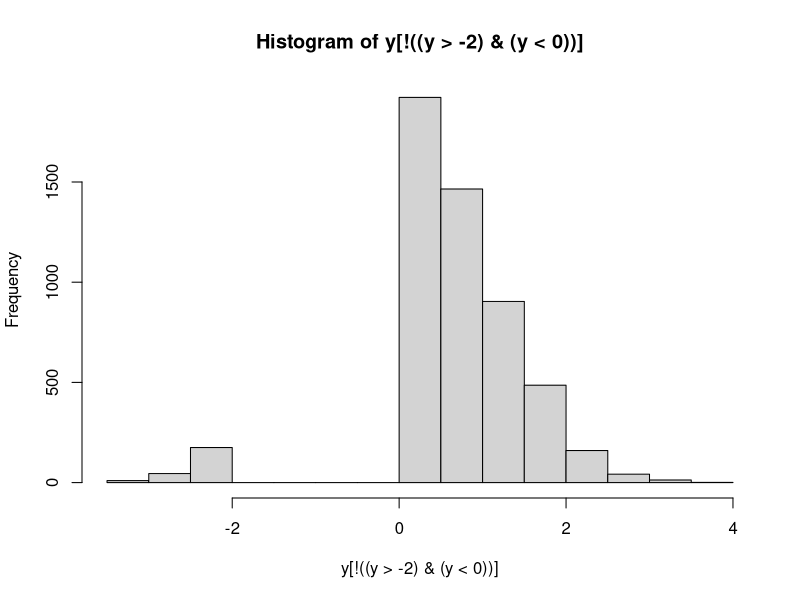

Write R code to recreate this figure. (Note: this script raises an error after producing the figure.)
#' @title Tutorial 2: More on Vectors, Data Frames, and Functions
#'
#' @author David M. Goehring 2004
#' @author Juliet R.C. Pulliam 2008, 2009
#' @author Steve Bellan 2010, 2012
#'
#' Clinic on Meaningful Modeling of Epidemiological Data
#' International Clinics on Infectious Disease Dynamics and Data Program
#' African Institute for Mathematical Sciences, Muizenberg, Cape Town, RSA
#'
#' @license Some Rights Reserved,
#' CC BY-NC 4.0 (https://creativecommons.org/licenses/by-nc/4.0/)
#' Last updated by Carl A. B. Pearson, June 2024
#'
#' @description
#' By the end of this tutorial you should:
#' * Be able to retrieve useful subsets of your data
#' * Understand more about data frames
#' * Know the methods and uses of logical values in R
#' * Be able to generate and use factors
#' * Know how to write your own generic functions
#'
#' @section A. Accessing Vector Elements
#'
#' @subsection Beyond Numbers: Relational and Logical Operations in R
#'
#' So far everything you have done in R has involved numbers or
#' vectors of numbers. To properly exploit R’s complexity, you need to
#' become familiar with relational and logical operations in R.
#'
#' Relational operations work just like numerical operations, in terms
#' of how they are processed. Return for a moment to our first
#' calculation from the last tutorial, an addition problem:

3 + 4

#' The analogous calculation of a single relational operation is
#' something like

5 > 4

#' "Is 5 greater than 4?” Yes. And R tells you that this is a TRUE
#' statement. Or,

1 + 1 < 1

#' Makes sense, right?
#'
#' The greater-than, >, and less-than, <, symbols are
#' straightforward. Similarly, R has greater-than-or-equal-to and
#' less-than-or-equal-to symbols, >= and <=, respectively.
#'
#' Slightly less intuitive are the relational operators for equality,
#' ==, and inequality, !=. Try

x <- 4

x == 1 + 3

y <- x != 4

#' This last example demonstrates that variables can hold logical
#' values. These relational operators also operate on logical values,
#' as in,

y == FALSE

#' Logical operations are operations that only make sense when
#' performed on TRUE and FALSE values. These will likely be familiar
#' to you, the central operations being AND, OR, and NOT.
#'
#' The operators used in R are standard: &, |, and !,
#' respectively. Let’s see them in action:

!TRUE
to_be <- FALSE
to_be | !to_be
FALSE & (TRUE | FALSE)

#' By combining logical and relational operations, we can make complex
#' inquiries about values.
#'
#' Hands off the keyboard! Pick up a writing implement…
#'
#' a <- TRUE != (4 > 3)
#' b <- a | 1 + 1 == 4 - 2
#' c <- !FALSE & (log(Inf) == Inf + 1)
#'
#' What do a, b & c equal?  Now execute the commands and compare
#' your answers.



#' Note that R has special values for infinity (Inf), not-a-number
#' (NaN), and not-applicable, NA. These generally behave sensibly – a
#' mathematical operation on not-a-number is obviously not a number as so is
#' returned as NaN. Things are less simple when using logical and relational
#' operators. Consider 4 != NaN. In one respect, the answer perhaps
#' should be TRUE; that is, 4 definitely isn’t equal to
#' not-a-number. But, striving for consistency, R returns NA, much as
#' it would for a mathematical operation. Even worse is the situation

x <- NaN
x == NaN

#' You might think that this is a reasonable test for whether x has a
#' numerical value, but it won’t work for the same reason mentioned above.
#' In general, keep this trickiness in mind and remember there is a special
#' function is.nan() for determining whether x is defined as not-a-number:

is.nan(x)

#' There is also a special function is.finite() for determining whether
#' x is a valid (finite) number:

is.finite(x)

#' This is all getting thrown at you in very quick succession,
#' especially if you do not have much experience programming in other
#' languages. It is worth noting that information about these
#' operations can be pulled up at any time by typing help("&”) or
#' help(">”) or the using help() function with any of the other
#' symbols used in these operations.
#'
#' @subsection Vectors of Logical Values
#'
#' As a shorthand, TRUE and FALSE can be entered as T and F. This
#' allows for rapid entry of vectors of logical values, for example:

logical_vec <- c(TRUE, TRUE, FALSE, TRUE)
logical_vec

#' Unfortunately, and rather inexplicably, T and F cab be reassigned
#' to any arbitrary values. This will render most code utterly
#' unpredictable. So, never, never, never do this:

T <- 4 # REALLY BAD, BUT NO ERROR IS PRODUCED

#' And, if you ever do something like this (though you shouldn’t!),
#' make sure you quickly do this:

rm(T) ## which will set T (or F) back to its default logical value.

#' Aside: to ensure your code is robust, we recommend always spelling out
#' TRUE and FALSE for logical values. If you have a library like `lintr`
#' installed, you can use it to check your code `lintr::lint("your_code.R")`
#'
#' Relational or logical operations also act on vectors to produce
#' vectors of logical values, as in,

x <- rnorm(10)
x < 0
y <- (x > -.5) & (x < .5)
!y

#' This will be especially handy when we look at the concept of
#' indexing, below.
#'
#' @subsection Generating Sequences
#'
#' There are many occasions in R when you need a patterned sequence of
#' numbers. As mentioned in the previous tutorial, most counting can
#' be accomplished by use of the seq() function. If you haven’t
#' already done so, it is worth taking a look at the help-file on
#' seq() because it has a few arguments that can make your life
#' easier.

?seq

#' For example, seq() can generate a vector of a certain length
#' between certain endpoints by typing

x <- seq(0, 1, length.out = 20)

#' giving you a vector of length 20 between 0 and 1; to confirm this, type

length(x)

#' A very common need in R is to generate vectors with an interval of
#' 1 between each element. R has a shorthand for this using the colon
#' notation, as follows:

y <- 5:10

#' This generates a vector that counts from 5 to 10, inclusive. Note that
#' : is generally treated first in the order of operations.
#'
#' Don’t underestimate the value of the colon notation.  Even for
#' typing a vector of length 2, like "(1,2)” or "(2,1),” using the c
#' function to generate the vector is pretty tedious (e.g., c(1,2)).
#' These vectors can be generated in three quick characters by typing
#' 1:2 or 2:1, respectively.  I will also point your attention to the
#' rep() function, for repeating sequences, which can also save time.
#'
#' @subsection Indexing
#'
#' R has an incredibly useful way of accessing items from a
#' data set. Each item in a data set has its own index, or numbered
#' location, in the object’s structure. Square brackets are used to
#' extract an item or items from a data set, but it is crucial to
#' understand that there are two completely distinct ways in which
#' brackets are used to access items. I will consider the two methods
#' for accessing a vector of length n in turn below.
#'
#' The first option: Logical
#' Requirements: Logical vector of length n
#' Use it for: Finding a subset of data based on a rule
#'
#' Logical indexing works as if you’ve asked your indexing vector the
#' question, "Do you want this item?” for each of the items in the
#' vector.

x <- 1:5

x[c(TRUE, FALSE, FALSE, FALSE, TRUE)]

#' If we combine this logical indexing with the relational and logical
#' operators you learned above, we have an exceptionally powerful tool
#' to retrieve data that meet any set of criteria.

y <- rnorm(10000)

hist(y[!((y > -2) & (y < 0))])

#' I will give more insight below when I discuss indexing data
#' frames. Stay tuned.

#' In any operation in R, vectors will be automatically repeated until
#' they reach the necessary length for the operation to make
#' sense. For example, note the results of

1:6 + 1:2

#' The same repetition holds for logical vectors. For this reason, you should
#' be very cautious using operations on vectors that differ in length.
#'
#' The second option: Numerical
#' Requirements: Value or vector of any length with values
#' (1 to n) OR (-n to -1)
#' Use it for: Single item retrieval or shuffling, sorting, and repeating
#'
#' Accessing single items with brackets and a single index should be
#' straightforward

x <- 3 * (0:5)
x[4]

#' One tedious way of creating a new vector of values from a vector’s
#' elements would be

c(x[2], x[3], x[4]) #TEDIOUS

#' So R makes it much easier by allowing a vector of indices to
#' generate a vector.  Thereby, the command above becomes

x[2:4]

#' There is nothing preventing you from accessing any element any
#' number of times.

x[c(2, 2, 2, 5, 5, 5)]

#' Additionally, R allows you to use negative indices, indicating
#' which items you want to exclude, as in,

x[c(-1, -6)]

#' This is fine and productive as long as you remember never to mix
#' negative and positive indices – R will not know what you want it to
#' do:

x[c(-1, 4)] # BADCODE

#' @subsection Sorting
#'
#' In Tutorial 1, you were introduced to the sort() function, which is
#' handy.
#'
#' Now that you have been introduced to indexing, you may have an
#' inkling of how much more powerful the sorting functions of R can
#' become.
#'
#' As an introduction, let’s say you have a 4-element vector,

my_vector <- 5:8

#' Using numerical indexing, we can manually re-order this vector by
#' calling each of its indices once in our preferred order, for
#' example

my_vector[c(2, 3, 4, 1)]

#' or, for a quick reversal

my_vector[4:1]

#' Now, manually generating the vector of indices is not monumentally
#' useful, which is where the function order() comes in. As a
#' demonstration, imagine we have a vector of student names and a
#' corresponding vector of student heights (in meters).

student_names <- c(
  "Dario", "Hloniphile", "Steve", "Innocent", "Abigail", "Cynthia"
)

student_heights <- rnorm(6, 1.7, .12)

#' What we definitely don’t want to do is to perform sort() on each of
#' these vectors independently. This will eliminate the pairing of the
#' name to the height. So how can we sort one vector and have the
#' other vector align correctly? Try order() on the names,

order(student_names)

#' Note that it returns the indices in the right order, not the values
#' themselves.
#'
#' From what you learned above, you know it is now an easy matter to
#' sort both of our vectors, as follows,

student_names[order(student_names)] # same effect as sort()
student_heights[order(student_names)]

#' And, obviously, sorting the names by the heights is exactly
#' analogous, and it will make for a pretty plot

barplot(
  student_heights[order(student_heights)],
  names.arg = student_names[order(student_heights)],
  ylab = "Height (m)", main = "Student Heights"
)

#' I have conveniently skipped over an important concept, because R
#' handles it fairly intuitively, but I want to mention the
#' terminology. The variable student_names and the results of ls(), for
#' example, are called vectors of strings, or character arrays. R
#' handles them conveniently, so we don’t need to worry too much about
#' them, but knowing the terminology will improve your understanding
#' of R's in-line help documents.
#'
#' @section B. Data Frames, Redux
#'
#' Before we cover advanced topics of data frames, I wanted to point out the
#' function data.frame(), which puts data together to form data
#' frames. This is a key alternative to using the prefab data frames
#' that you used in last week’s assignment.
#'
#' First I want to generate a vector of student class-years to
#' correspond to the student_names before creating a data frame (Freshmen
#' as 1, Sophomores as 2, etc.).

student_years <- c(4, 2, 2, 3, 1, 3)

#' Now making a data frame is easy (each argument will just add more
#' columns to the data), the only trick being that we have to assign
#' the constructed data frame to a variable, as follows:

student_df <- data.frame(student_names, student_heights, student_years)
student_df

#' Voila! Your own data frame.
#'
#' You may want to have better column headings than the redundant variable
#' names. There are various options to accomplish this. One option is
#' to use the names() function with assignment notation. Let’s take a look:

names(student_df)

#' What we see is a vector of strings corresponding to the current column
#' names. We can change these by assigning replacement strings to the
#' indexed values or by substituting our own vector of strings.

names(student_df) <- c("names", "heights", "years")
student_df

#' If we think that "years" is ambigous and might be confused with a student's
#' age, we could rename just that column using numerical indexing, e.g.:

names(student_df)[3] <- "class.years"
student_df

#' There is also a similar option, row.names() to access and modify the
#' the row names. By default, the row names are a series of integers indicating
#' the row number:

row.names(student_df)

#' The assignments above are the first of many examples in R that seem
#' to defy logic: it seems as though we’re assigning something to a
#' function, which shouldn’t make sense because a function isn’t a
#' variable. In fact, you can think of the functions names() and
#' row.names() as "access functions” – they do not perform an action,
#' but merely grant access to a property of the argument variable, and
#' this is why we can make assignments of the sort seen above.
#'
#' @subsection Indexing data frames
#'
#' As with vectors, brackets and logical or numerical vectors are still
#' the way to access data frames, but with a slight complication,
#' because data frames are multidimensional. The solution (which also
#' holds for matrices, etc.) is to separate the two dimensions with a
#' comma. R treats the first entry as the row number and the second
#' entry as the column number; thus, to access the second column of
#' the fourth row, type

student_df[4, 2]

#' Or the second column of the last three rows,

student_df[4:6, 2]

#' There are two further complications.
#'
#' To access an entire row or entire column, leave the index blank, as
#' in,

student_df[, 1] # FIRST COLUMN
student_df[3, ] # THIRD ROW
student_df[, ] # ENTIRE FRAME, equivalent to "student_df"

#' The only other complication is the ability to enter the names() or
#' row.names() as indices:

student_df["4", ]
student_df[, "class.years"]

#' Putting all of this together, we can quickly generate subsets of
#' our data. For example, we can create a data frame that includes
#' only the students with height greater than the mean height:

tall_students <- student_df[student_df$height > mean(student_df$height), ]
tall_students

#' Or sort our data by various aspects:

student_df[order(student_df$class.years), ]

#' @subsection Introduction to factors
#'
#' When performing statistical analyses, we often want R to look at a
#' set of data and compare groups within the data to one another. For
#' example, you have the data frame containing data on students in a
#' course. There are columns of data representing the students' heights
#' and class.years. How can you look at the means of height by class.year?
#'
#' Or, another example, you have sampled a number of rabbits and have
#' a column for weights before a diet treatment and a column for
#' weights after a diet treatment and a third column stating the diet
#' treatment (e.g, "none,” "grain diet,” and "grapefruit diet”). How
#' can you evaluate the change in weight as affected by diet?
#'
#' The answer to these questions is to use factors.
#'
#' Many of the data sets that come with R already have their data
#' interpreted as factors. Let’s take a look at a data set with
#' factors:

data(moths, package = "DAAG")
help(moths, package = "DAAG")
moths

#' (Note that you may have to install the DAAG package in order to
#' load these data. Do you remember how to do this? If not, ask a neighbor
#' for help!)
#'
#' The help file for the moths data set tells us that our last column,
#' habitat, is a factor. What does this mean?
#'
#' See what happens when we pull up this column by itself:

moths$habitat

#' It looks pretty standard, at first, but then we notice that it is
#' more than just a list of habitat names – it has another component,
#' levels.
#'
#' Factors have levels. Levels are editable, independent of the data
#' itself. To see the levels alone, you can type

levels(moths$habitat)

#' When called that way, it has the identity of a vector of strings.
#'
#' The levels() function behaves just like the names() and row.names()
#' functions (i.e., weird), and you can make assignments or
#' reassignments to the levels - e.g.,

levels(moths$habitat)[1] <- "NEBank"

#' Factors come in exceptionally handy when performing statistical
#' tests, but the various plot functions can give you an idea of uses
#' of a factored variable, such as,

boxplot(moths$meters ~ moths$habitat)

#' The tilde, ~, used in a number of contexts in R, can generally be
#' read as "by,” which gives a general explanation of its use here –
#' visualizing transect length ("meters") by habitat type ("habitat").
#'
#' @subsection Making a factor
#'
#' Now that you know how to employ a factored variable
#' the next step is to know how to make a factor out of a
#' variable. The general syntax is:

x <- factor(c("A", "B", "A", "A", "A", "B"))

#' For vectors of strings, like that one. The results are usually fine
#' as is.
#'
#' But let’s go back to our student_df data frame. We listed
#' class.years as a number 1 through 4, but these are discreet
#' categories with well-defined names. A more elegant solution is to
#' factor the column of the data frame, much like is seen with moths.

student_df$class.years <- factor(student_df$class.years)
levels(student_df$class.years)

#' Not ideal, but we can use reassignment to change the names of the
#' years.

levels(student_df$class.years) <- c("Freshman", "Sophomore", "Junior", "Senior")

#' With satisfying (preliminary) results available with:

student_df
boxplot(student_df$heights ~ student_df$class.years)

#' @subsection Applying functions to data frames
#'
#' Many functions you might like to apply to your data frames will
#' produce unpredictable results.
#'
#' A few work nicely:

nyc_air <- airquality[, c("Wind", "Temp")]
nyc_air
summary(nyc_air)

#' But others that you might try do not work as you want:

sum(nyc_air) # sums wind and temperature together
mean(nyc_air) # returns an error message

#' One solution to these troubles is to use the function apply(),
#' which performs the function named in the third argument on the
#' first argument by the index specified by the second argument
#' (in this case, by column).

apply(nyc_air, 2, sum)
apply(nyc_air, 2, mean)
apply(nyc_air, 2, var)

#' @section C. Composing your own functions
#'
#' A more advanced (and very important) topic
#'
#' So far in R we have used the functions that come with R and its various
#' packages; however, since you will often want to perform the same series
#' of actions on different objects, R makes it relatively straight-forward
#' to compose your own generic functions and store them in R’s memory.
#'
#' Before you start writing a function you need to have your mind set
#' on three things:
#'
#' * What you want to give the function as input
#' * What you want the function to do
#' * What you want the function to give as output
#'
#' @subsection A trivial example
#'
#' Imagine you need to repeatedly transform sets of data, but your
#' transformation is "non-standard.” For this example, I’m imagining that you
#' want the natural logarithm of the data, plus one. We know how to perform
#' these operations on a number we have stored in a variable, no problem,

x <- 1:10

log(x) + 1

#' But what we would really like is a named function which will do
#' this in one step, log.plus.one().
#'
#' What we will do is make an assignment to log.plus.one, but rather
#' than assigning a value (or vector, etc.), we assign a function
#' which we define on the spot. We use the command function, which
#' looks like a function but is not a function. Instead, it’s
#' a control element of the R language – it isn’t executed like a
#' function, but rather it informs R to treat the code around it in a
#' special way.
#'
#' The command function has an interesting syntax. Its arguments are
#' the names of variables which will serve as the arguments for your
#' function (the first of three bullets, above). Then, after this
#' parenthetical bit, comes the meat of the function – what you want
#' it to do and what you want it to give back to you (the last two
#' bullets, above). In our log.plus.one() case, what we want it to do
#' and what we want it to give back happen to be the same thing,
#' therefore we can define it very simply, as follows,

log.plus.one <- function(y) log(y) + 1

#' Cool! Let’s test it out:

log.plus.one(x)

#' It behaves just like we would want it to.
#'
#' Aside: you may also see short functions define using the "lambda" syntax:

log.plus.one <- \(y) log(y) + 1

#' @subsection A separate little world
#'
#' Wait a second. I used y in my function definition but called the
#' function with my variable x as the argument. What happened to y?

y

#' The variable is untouched by the function.
#'
#' In order to keep functions fully generic, when you give the
#' function command, R generates a separate, untouchable variable
#' space which has no interactions with your R workspace. This means
#' that the names of your function arguments (and any variables
#' assigned within your function) can be anything you find convenient
#' – there is never any risk of a conflict with your active variables.
#'
#' @subsection Longer functions
#'
#' Either because the function is too complex to be
#' executed on a single line or because you want to make the
#' function’s methods clearer, you will often generate functions
#' longer than one line. For this purpose, R introduces another type
#' of bracket, curly brackets, { }. These are control brackets and
#' indicate the contents should be treated as a unit.
#'
#' As a final example,

(function(x, y) { z <- x^2 + y^2; x + y + z })(0:7, 1)

#' Note that the function is written on two lines, but this isn’t an
#' issue because of the brackets.  Note also that this function is
#' anonymous. It is never assigned, but used in place.
#'
#' A common tendency when first learning to program is to write code
#' in a condensed form (such as the anonymous inline function defined
#' above) so that it is difficult to follow what is going on when you
#' return to the code later on (or when your instructor is helping you
#' find a bug that is keeping your code from working correctly). While
#' writing code in this way takes a certain amount of cleverness and
#' demonstrates that you have understood the concepts, it is better
#' practice to write out your code so that it is easy to follow. This
#' includes using plenty of whitespace, to make your code easy to
#' read and thoroughly commenting your commands as you go.
#' The example above is therefore better written as follows:


#' @title Sum Values and Sum of Their Squares
#' @description
#' A function that takes two numerical values as input and returns the sum of
#' the values plus the sum of their squares
#'
#' @param x A numerical vector
#' @param y A numerical vector
#'
#' @details Note that `x` and `y` must be compatible lengths, or the recycling
#' rules
#'
#' @return A numerical value, x + y + x^2 + y^2
sum_vals_plus_sum_sqs <- function(x, y) {
  z <- x^2 + y^2  # define z as the sum of the values’ squares
  ss <- x + y + z # add the values to the sum of their squares
  return(ss)      # and return the result as output
}

#' Perform the above function with x equal to the numbers from 0 to
#' 7 and y equal to 1:

sum_vals_plus_sum_sqs(0:7, 1)

#' @section Benchmark Questions
#'
#' This concludes Tutorial 2. Because there are some advanced topics
#' here that require practice to get your head around, you should
#' make sure to work through the benchmark questions before you
#' move on to Tutorial 3.
#'
#' @question Semantics?
#'
#' R sometimes uses confusingly similar names for distinct concepts.
#' Define for yourself: names, factors, levels. When would you use each?
#'
#' @question Subsetting
#'
#' You need a subset of the mtcars data set that has only every other
#' row of data included.
#'  a. Do this with numerical indexing.
#'  b. Do this with logical indexing.
#'
#' @question Function Definition
#'
#' Write a function, `jumble()`, that takes a vector as an argument and
#' returns a vector with the original elements in random order. (Note: R
#' does have a built-in function that can do this, but the point of this
#' question is rather for you to build a new function using the tools that
#' have been introduced in the tutorials so far.)
